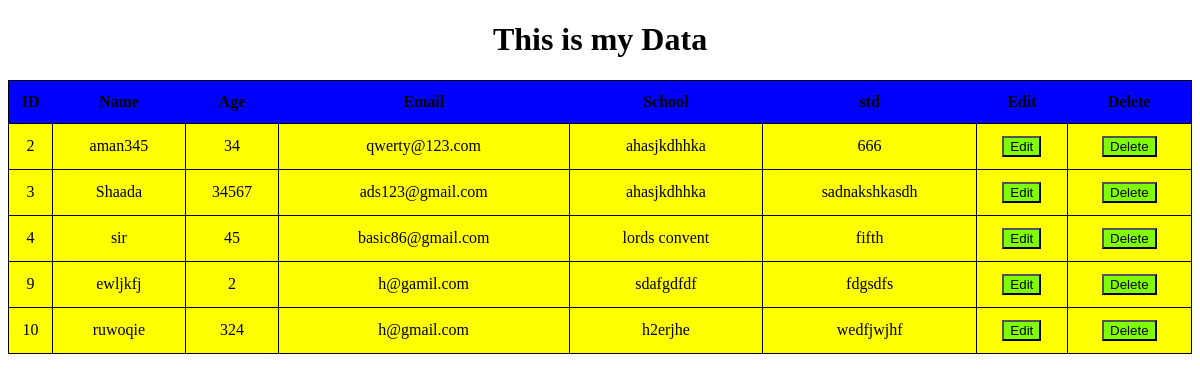
Before: /show/ with the older database file.
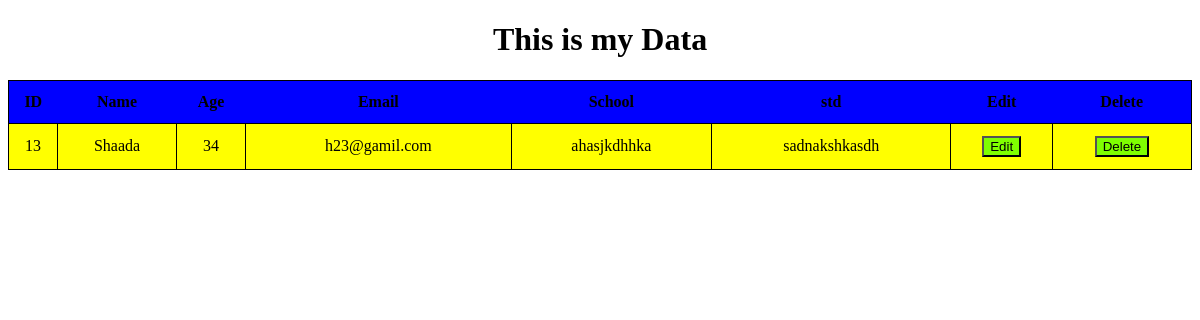
After: the same page with the newer database file.
### school/models.py (models this page shows, shortened)
class student(models.Model):
    name = models.CharField(max_length=255)
    age = models.PositiveIntegerField()
    email = models.EmailField(unique=True, blank=True ,null=True)
    school = models.CharField(max_length=222,null=True)
    std = models.CharField(max_length=222)
    area = models.CharField(max_length=223,null=True)

### school/views.py (the view)
# urls.py: path('show/', views.show,name='show'),
def show(request):
     data=student.objects.all
     return render(request,'show.html',{'data':data})

### templates/show.html (shortened to what this page needs)
<!DOCTYPE html>
<html lang="en">
<head>
</head>
<body>
    <h1>This is my Data</h1>
    <table>
        <tr>
          <th>ID</th>
          <th>Name</th>
          <th>Age</th>
          <th>Email</th>
          <th>School</th>
          <th>std</th>
          <th>Edit</th>
          <th>Delete</th>
        </tr>
        {% for i in data %}
        <tr>
          <td>{{i.id}} </td>
          <td>{{i.name}} </td>
          <td>{{i.age}}</td>
          <td>{{i.email}}</td>
          <td>{{i.school}}</td>
          <td>{{i.std}}</td>
          <td><a href="{% url 'update' i.id %}"><button>Edit</button></a></td>
          <td><a href="{% url 'delete' i.id %}"><button>Delete</button></a></td>
        </tr>
        {% endfor %}
      </table>
</body>
</html>

Changed rows visible on the page:
removed student: id "2", name "aman345", age "34", email "qwerty@123.com", school "ahasjkdhhka", std "666"
removed student: id "3", name "Shaada", age "34567", email "ads123@gmail.com", school "ahasjkdhhka", std "sadnakshkasdh"
removed student: id "4", name "sir", age "45", email "basic86@gmail.com", school "lords convent", std "fifth"
removed student: id "9", name "ewljkfj", age "2", email "h@gamil.com", school "sdafgdfdf", std "fdgsdfs"
removed student: id "10", name "ruwoqie", age "324", email "h@gmail.com", school "h2erjhe", std "wedfjwjhf"
added student: id "13", name "Shaada", age "34", email "h23@gamil.com", school "ahasjkdhhka", std "sadnakshkasdh"
